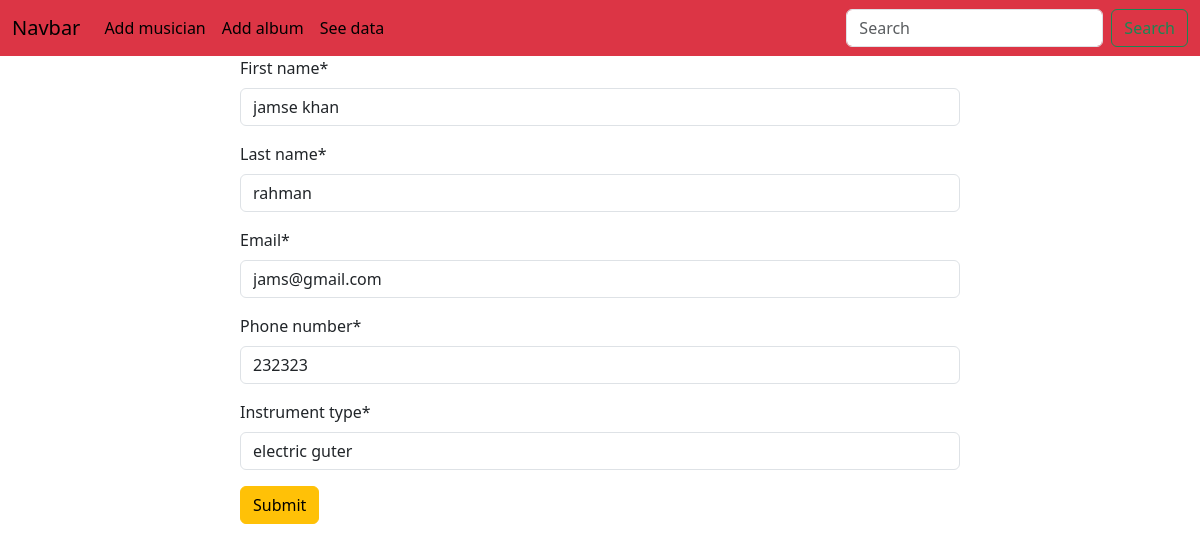
/editt/7, run on the app's committed database.
### musician/models.py (models this page shows, shortened)
class Musician(models.Model):
    first_name = models.CharField(max_length=20)
    last_name = models.CharField(max_length=20)
    email = models.EmailField()
    phone_number = models.CharField(max_length=12)
    instrument_type = models.CharField(max_length=20)

### musician/views.py (the view)
# urls.py: path('editt/<int:id>', views.editt_musician, name="editt_musician"),
def editt_musician(request, id):
    musi = models.Musician.objects.get(pk=id)
    frm = forms.M_form(instance=musi)
    if request.method == 'POST':
        frm = forms.M_form(request.POST, instance=musi)
        if frm.is_valid():
            frm.save()
            return redirect('seedata')
    return render(request, 'musician.html', {'form':frm})

### musician/forms.py
class M_form(forms.ModelForm):
    class Meta:
        model = Musician
        fields = '__all__'

### musician/templates/musician.html (shortened to what this page needs)
{% extends "base.html" %}
{% load crispy_forms_tags %}
{% block content %}
<form style="width:60%; margin : auto" method = 'post'>
    {{form | crispy}}
    <button class="btn btn-warning"> Submit </button>
</form>
{% endblock %}

### data on the page
Musician: first_name "jamse khan", last_name "rahman", email "jams@gmail.com", phone_number "232323", instrument_type "electric guter"
